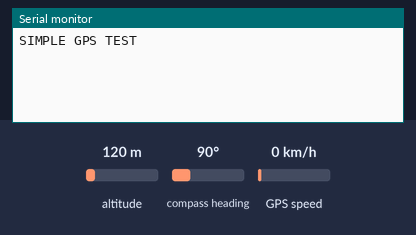
This sketch was run on a simulated ESP32. Shown: the last lines printed to the serial monitor. Inputs (shaded band) come from the test bench; at power-on: altitude 120 m, GPS speed 0 km/h, compass heading 90°. The GPS gets a fix after 3 s at 37.7749, -122.4194 with 8 satellites.

Above: at 1.3 s.
1.4 s: altitude set to 20 m
At 4.0 s:
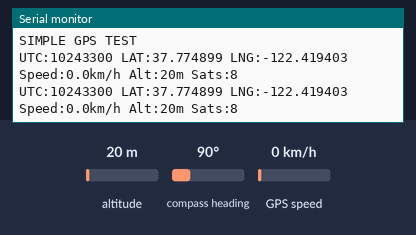
5.5 s: GPS speed set to 2 km/h
At 6.8 s:
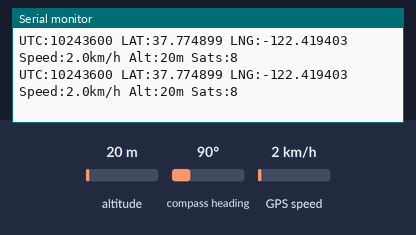
7.0 s: altitude set to 250 m
At 7.8 s:
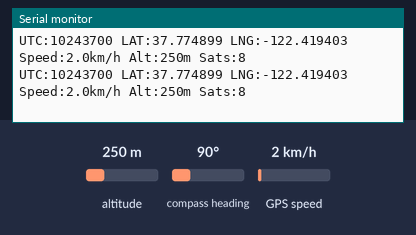
Timing chart, 0 to 10.0 s (numbered marks = the images above; inputs shaded):
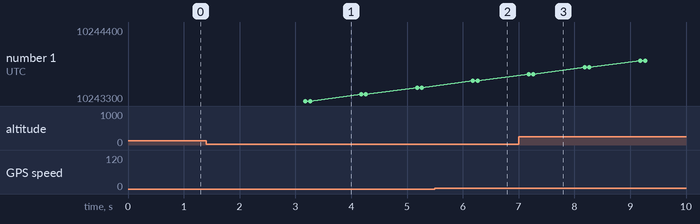

The sketch:

simple_gps_test.ino
```cpp
// (licence header left out)
#include <Arduino.h>
#include <TinyGPS.h>

#define PIN_GPS_UART_RXD 32
#define PIN_GPS_UART_TXD 33
#define GPS_BAUDRATE 115200

TinyGPS gps;
HardwareSerial Serial1(1);

void setup()
{
  delay(100);
  // start USB serial
  Serial.begin(115200);
  Serial.println("SIMPLE GPS TEST");
  // start GPS serial
  Serial1.begin(GPS_BAUDRATE, SERIAL_8N1, PIN_GPS_UART_RXD, PIN_GPS_UART_TXD);
}

void loop()
{
  if (!Serial1.available()) return;
  char c = Serial1.read();
  // uncomment following line to output NMEA stream
  // Serial.write(c);
  if (gps.encode(c)) {
    unsigned long utcdate, utctime;
    gps.get_datetime(&utcdate, &utctime, 0);
    float speed = (float)gps.speed() * 1852 / 100000; // km/h
    int alt = gps.altitude() / 100; // m
    int sats = gps.satellites();
    long lat, lng;
    gps.get_datetime(&utcdate, &utctime, 0);
    gps.get_position(&lat, &lng, 0);
    Serial.print("UTC:");
    Serial.print(utctime);
    Serial.print(" LAT:");
    Serial.print((float)lat / 1000000, 6);
    Serial.print(" LNG:");
    Serial.print((float)lng / 1000000, 6);
    Serial.print(" Speed:");
    Serial.print(speed, 1);
    Serial.print("km/h Alt:");
    Serial.print(alt);
    Serial.print("m Sats:");
    Serial.println(sats);
  }
}
```

Measured:
- after the input at 1.4 s, the serial monitor: prints a new line after 1.8 s (image 1)
- after the input at 5.5 s, the serial monitor: prints a new line after 0.68 s (image 2)
- after the input at 7.0 s, the serial monitor: prints a new line after 0.18 s (image 3)
